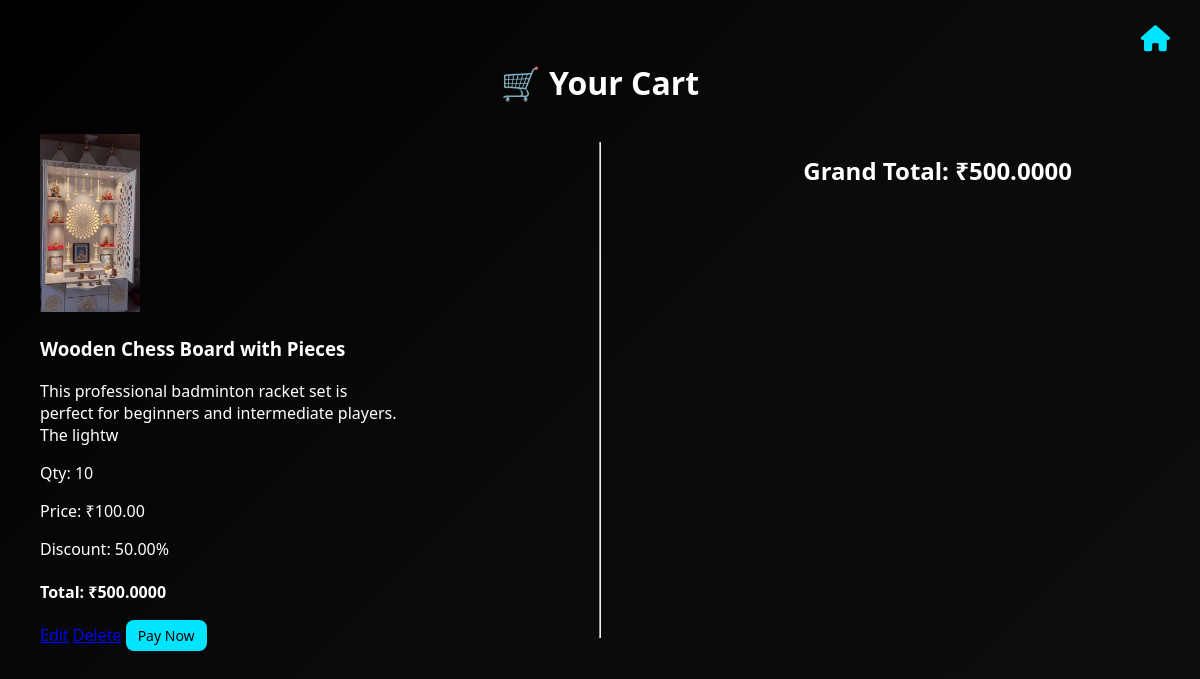
The page /cart on the database its author committed.
### curdapp/models.py (models this page shows, shortened)
class Add_to_cart(models.Model):
    product_name = models.CharField(max_length=40)
    product_discription = models.CharField(max_length=100)
    product_price = models.DecimalField(max_digits=10,decimal_places=2)
    qty = models.IntegerField(null=True)
    img = models.ImageField(upload_to="images",null=True)
    product_discount = models.DecimalField(max_digits=5,decimal_places=2,help_text="Discount percentage (e.g. 10 for 10%)")
    @property
    def totale_price(self):
        discount_amount = (self.product_discount / Decimal(100)) * self.product_price
        return discount_amount * self.qty

### curdapp/views.py (the view)
# urls.py: path("cart",cart,name="cart"),
def cart(request):
    cart = Add_to_cart.objects.all()
    total = sum(i.totale_price for i in cart)
    return render(request, "cart.html", {
        "cart": cart,
        "total": total
    })

### curdapp/templates/cart.html (shortened to what this page needs)
<!DOCTYPE html>
<html lang="en">
<head>
    <link rel="stylesheet" href="https://cdnjs.cloudflare.com/ajax/libs/font-awesome/6.5.0/css/all.min.css">
</head>
<body>
    <a href="{% url 'add_to_cart' %}" class="home-icon">
        <i class="fas fa-home"></i>
    </a>
    <h1>🛒 Your Cart</h1>
    <div class="card-grid">
        {% for c in cart %}
        <div>
            <img src="{{ c.img.url }}" width="100">
            <h3>{{ c.product_name }}</h3>
            <p>{{ c.product_discription }}</p>
            <p>Qty: {{ c.qty }}</p>
            <p>Price: ₹{{ c.product_price }}</p>
            <p>Discount: {{ c.product_discount }}%</p>
            <h4>Total: ₹{{ c.totale_price }}</h4>
            <a href="{% url 'update' %}?uid={{c.id}}">Edit</a>
            <a href="{% url 'delete' %}?did={{c.id}}">Delete</a>
            <a href="/payment?amt={{ total }}" class="btn">Pay Now</a>
        </div>
        <hr>
        {% endfor %}
        <h2>Grand Total: ₹{{ total }}</h2>
    </div>
</body>
</html>

### curdapp/templates/cart.html (style rules this page uses)
body { margin: 0; font-family: 'Segoe UI', sans-serif; background: linear-gradient(135deg, #000000, #0a0a0a, #0d0d0d); color: #fff; padding: 40px; }
.home-icon { position: fixed; top: 20px; right: 30px; font-size: 26px; color: #00e5ff; text-decoration: none; }
h1 { text-align: center; margin-bottom: 30px; }
.card-grid { display: grid; grid-template-columns: repeat(3, 1fr); gap: 25px; }
.btn { background: #00e5ff; color: #000; padding: 6px 12px; border-radius: 8px; text-decoration: none; font-size: 14px; transition: background 0.2s; }

### rows shown on the page
Add_to_cart: img (picture), product_name "Wooden Chess Board with Pieces", product_discription "This professional badminton racket set is perfect for beginners and intermediate players. The lightw", qty "10", product_price "100.00", product_discount "50.00", totale_price "500.0000"

### other values the page prints
{{ total }} "500.0000"
